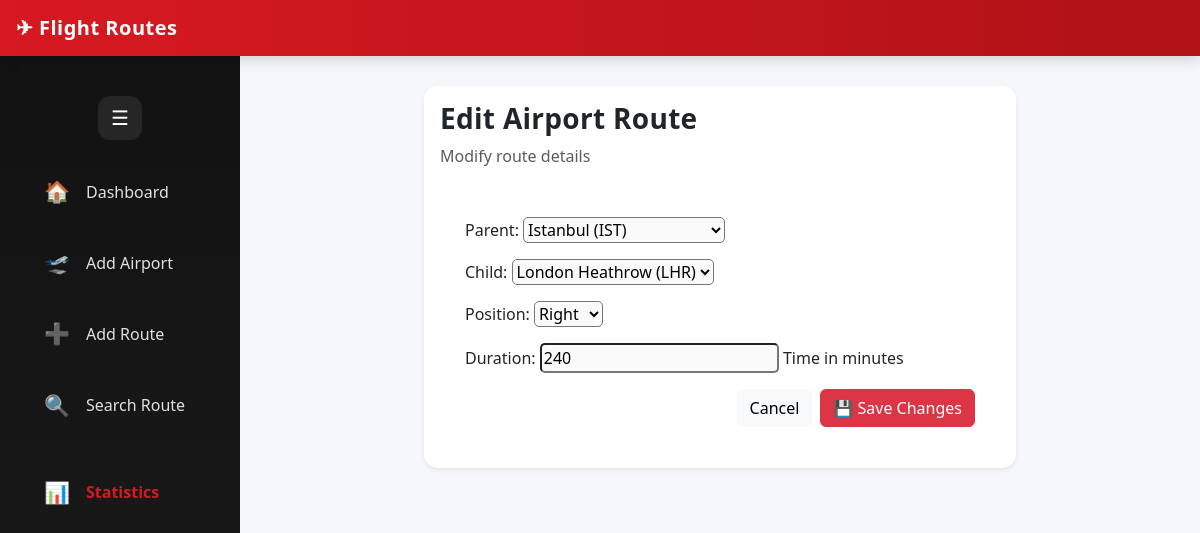
Page /route/12/edit/ on the committed database.
### routes/models.py (models this page shows, shortened)
class BaseModel(models.Model):
    created_at = models.DateTimeField(auto_now_add=True)
    updated_at = models.DateTimeField(auto_now=True)
    class Meta:
        abstract = True

class AirportRoute(BaseModel):
    POSITION_CHOICES = (
        ('LEFT', 'Left'),
        ('RIGHT', 'Right'),
    )
    parent = models.ForeignKey(
        Airport,
        on_delete=models.CASCADE,
        related_name='parent_routes'
    )
    child = models.ForeignKey(
        Airport,
        on_delete=models.CASCADE,
        related_name='child_routes'
    )
    position = models.CharField(max_length=5, choices=POSITION_CHOICES)
    duration = models.PositiveIntegerField(help_text="Time in minutes")
    class Meta:
        unique_together = ('parent', 'position')

### routes/views.py (the view)
# urls.py: path('route/<int:pk>/edit/', edit_route, name='edit_route'),
def edit_route(request, pk):
    route = get_object_or_404(AirportRoute, pk=pk)
    form = AirportRouteForm(request.POST or None, instance=route)
    if form.is_valid():
        form.save()
        return redirect('home')
    return render(request, 'routes/edit_route.html', {
        'form': form,
        'route': route
    })

### routes/forms.py
class AirportRouteForm(forms.ModelForm):
    class Meta:
        model = AirportRoute
        fields = ['parent', 'child', 'position', 'duration']

### routes/models.py (called while the page is built)
    def __str__(self):
        return self.name

### templates/routes/edit_route.html (shortened to what this page needs)
{% extends 'routes/base.html' %}
{% block content %}
<div class="row justify-content-center">
  <div class="col-md-8">
    <div class="card shadow-sm">
      <div class="card-body">
        <h3>Edit Airport Route</h3>
        <p class="text-muted mb-4">
          Modify route details
        </p>
        <form method="post">
          {{ form.as_p }}
          <div class="d-flex justify-content-end">
            <a href="{% url 'home' %}" class="btn btn-light me-2">Cancel</a>
            <button type="submit" class="btn btn-danger">
              💾 Save Changes
            </button>
          </div>
        </form>
      </div>
    </div>
  </div>
</div>
{% endblock %}

### static/css/style.css (style rules this page uses)
:root { --flight-red: #d71921; --flight-dark: #1c1c1c; --flight-gold: #c9a24d; --soft-gray: #f5f7fa; }
body { background-color: var(--soft-gray); font-family: "Segoe UI", Roboto, Helvetica, Arial, sans-serif; color: #222; }
h3, h5 { font-weight: 600; letter-spacing: 0.3px; }
.card { border: none; border-radius: 14px; background-color: #fff; transition: transform 0.2s ease, box-shadow 0.2s ease; }
form { background: white; padding: 25px; border-radius: 14px; }
select, input[type="number"] { background-color: #fafafa; border-radius: 5px; }
body { overflow-x: hidden; }

### rows in the picture
AirportRoute: parent "Istanbul (IST)", child "London Heathrow (LHR)", position "Right", duration "240"
